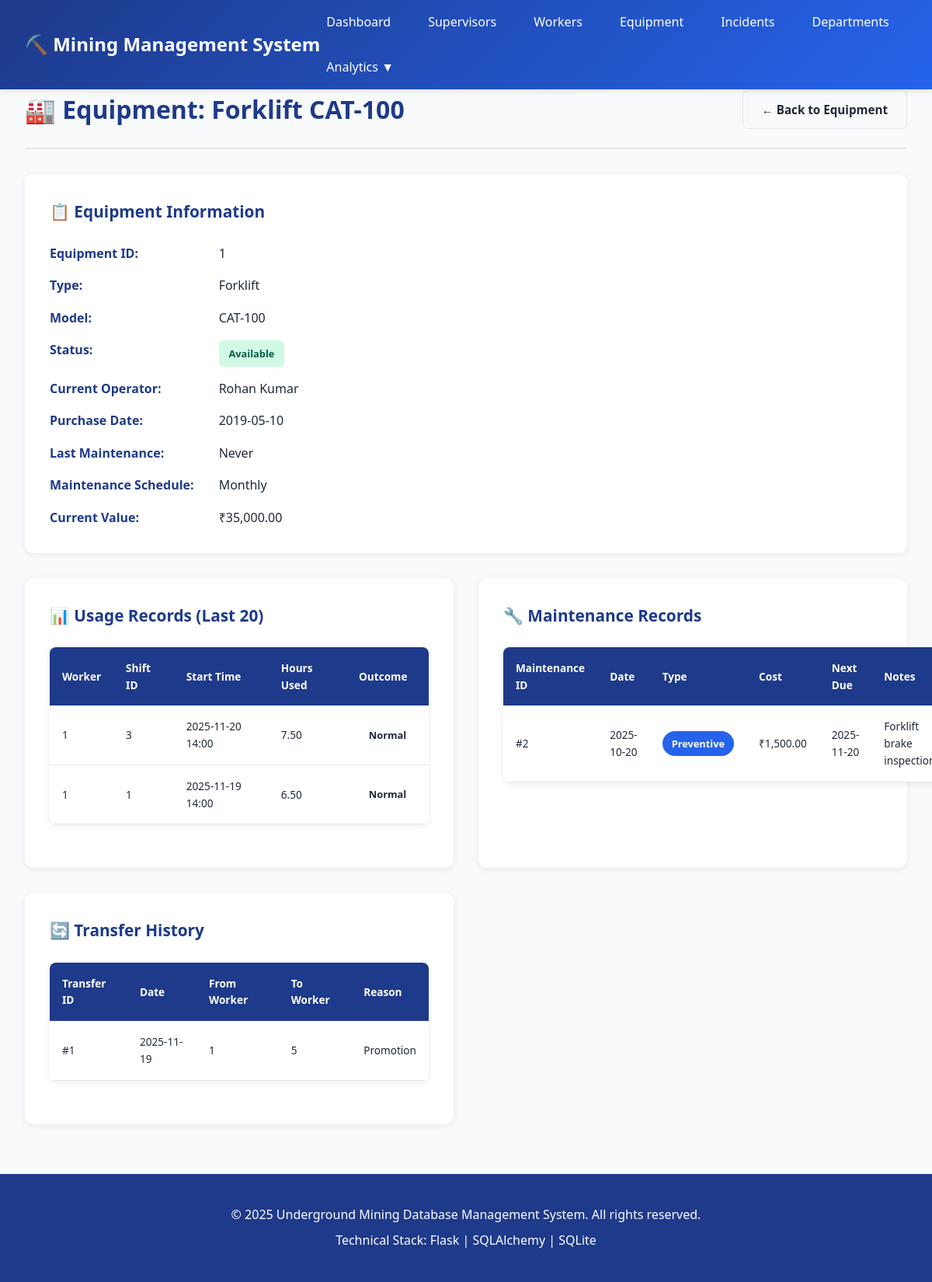
Page /equipment/1 on the committed database.
### app.py (models this page shows)
class Equipment(db.Model):
    __tablename__ = 'Equipment'
    EquipmentID = db.Column(db.Integer, primary_key=True, autoincrement=True)
    Type = db.Column(db.String(30))
    Model = db.Column(db.String(30))
    Status = db.Column(db.String(20), default='Available')
    OperatedBy = db.Column(db.Integer, db.ForeignKey('Worker.WorkerID'))
    PurchaseDate = db.Column(db.Date)
    MaintenanceSchedule = db.Column(db.String(50))
    LastMaintenance = db.Column(db.Date)
    DepreciationValue = db.Column(db.Float)

class Worker(db.Model):
    __tablename__ = 'Worker'
    WorkerID = db.Column(db.Integer, primary_key=True, autoincrement=True)
    Name = db.Column(db.String(50), nullable=False)
    Age = db.Column(db.Integer)
    Role = db.Column(db.String(30))
    Contact = db.Column(db.String(20))
    S_ID = db.Column(db.Integer, db.ForeignKey('Supervisor.SupervisorID'))
    DepartmentID = db.Column(db.Integer, db.ForeignKey('Department.DepartmentID'))
    HireDate = db.Column(db.Date)
    Salary = db.Column(db.Float)
    EmploymentStatus = db.Column(db.String(20), default='Active')

class UsageRecord(db.Model):
    __tablename__ = 'Usage_Record'
    UsageID = db.Column(db.Integer, primary_key=True, autoincrement=True)
    WorkerID = db.Column(db.Integer, db.ForeignKey('Worker.WorkerID'))
    EquipmentID = db.Column(db.Integer, db.ForeignKey('Equipment.EquipmentID'))
    ShiftID = db.Column(db.Integer, db.ForeignKey('Shift.ShiftID'))
    UsageTrack = db.Column(db.String(100))
    StartTime = db.Column(db.DateTime)
    EndTime = db.Column(db.DateTime)
    HoursUsed = db.Column(db.Float)
    Outcome = db.Column(db.String(50), default='Normal')

class MaintenanceRecord(db.Model):
    __tablename__ = 'Maintenance_Record'
    MaintenanceID = db.Column(db.Integer, primary_key=True, autoincrement=True)
    EquipmentID = db.Column(db.Integer, db.ForeignKey('Equipment.EquipmentID'), nullable=False)
    MaintDate = db.Column(db.Date, default=datetime.now)
    PerformedBy = db.Column(db.Integer, db.ForeignKey('Worker.WorkerID'))
    MaintenanceType = db.Column(db.String(50))
    Notes = db.Column(db.String(400))
    Cost = db.Column(db.Float)
    NextDueDate = db.Column(db.Date)

class EquipmentTransfer(db.Model):
    __tablename__ = 'Equipment_Transfer'
    TransferID = db.Column(db.Integer, primary_key=True, autoincrement=True)
    EquipmentID = db.Column(db.Integer, db.ForeignKey('Equipment.EquipmentID'), nullable=False)
    FromWorkerID = db.Column(db.Integer, db.ForeignKey('Worker.WorkerID'))
    ToWorkerID = db.Column(db.Integer, db.ForeignKey('Worker.WorkerID'), nullable=False)
    TransferDate = db.Column(db.Date, default=datetime.now)
    Notes = db.Column(db.String(400))
    TransferReason = db.Column(db.String(50))

### app.py (the view)
@app.route('/equipment/<int:equip_id>')
@handle_errors
def equipment_detail(equip_id):
    equipment = Equipment.query.get_or_404(equip_id)
    operator = Worker.query.get(equipment.OperatedBy) if equipment.OperatedBy else None
    usage_records = UsageRecord.query.filter_by(EquipmentID=equip_id).order_by(desc(UsageRecord.StartTime)).limit(20).all()
    maintenance_records = MaintenanceRecord.query.filter_by(EquipmentID=equip_id).order_by(desc(MaintenanceRecord.MaintDate)).all()
    transfers = EquipmentTransfer.query.filter_by(EquipmentID=equip_id).order_by(desc(EquipmentTransfer.TransferDate)).all()
    return render_template('equipment_detail.html',
                         equipment=equipment,
                         operator=operator,
                         usage_records=usage_records,
                         maintenance_records=maintenance_records,
                         transfers=transfers)

### app.py (called while the page is built)
def handle_errors(f):
    @wraps(f)
    def decorated_function(*args, **kwargs):
        try:
            return f(*args, **kwargs)
        except Exception as e:
            print(f"Error: {str(e)}")
            print(traceback.format_exc())
            flash(f"Error: {str(e)}", "error")
            return redirect(url_for('index'))
    return decorated_function

@app.context_processor
def inject_helpers():
    def get_worker(worker_id):
        return Worker.query.get(worker_id) if worker_id else None
    def get_equipment(equip_id):
        return Equipment.query.get(equip_id) if equip_id else None
    return dict(get_worker=get_worker, get_equipment=get_equipment)

### templates/equipment_detail.html (shortened to what this page needs)
{% extends "base.html" %}
{% block content %}
<div class="page-header">
    <h2>🏭 Equipment: {{ equipment.Type }} {{ equipment.Model }}</h2>
    <a href="{{ url_for('equipment_list') }}" class="btn btn-secondary">← Back to Equipment</a>
</div>
<div class="detail-grid">
    <div class="detail-section">
        <h3>📋 Equipment Information</h3>
        <dl class="detail-list">
            <dt>Equipment ID:</dt>
            <dd>{{ equipment.EquipmentID }}</dd>
            <dt>Type:</dt>
            <dd>{{ equipment.Type }}</dd>
            <dt>Model:</dt>
            <dd>{{ equipment.Model }}</dd>
            <dt>Status:</dt>
            <dd><span class="status-badge status-{{ equipment.Status|lower|replace(' ', '-') }}">{{ equipment.Status }}</span></dd>
            <dt>Current Operator:</dt>
            <dd>{% if operator %}{{ operator.Name }}{% else %}No operator assigned{% endif %}</dd>
            <dt>Purchase Date:</dt>
            <dd>{{ equipment.PurchaseDate.strftime('%Y-%m-%d') if equipment.PurchaseDate else 'N/A' }}</dd>
            <dt>Last Maintenance:</dt>
            <dd>{{ equipment.LastMaintenance.strftime('%Y-%m-%d') if equipment.LastMaintenance else 'Never' }}</dd>
            <dt>Maintenance Schedule:</dt>
            <dd>{{ equipment.MaintenanceSchedule or 'N/A' }}</dd>
            <dt>Current Value:</dt>
            <dd>₹{{ "{:,.2f}".format(equipment.DepreciationValue) if equipment.DepreciationValue else 'N/A' }}</dd>
        </dl>
    </div>
</div>
<div class="detail-grid">
    <div class="detail-section">
        <h3>📊 Usage Records (Last 20)</h3>
        {% if usage_records %}
        <table class="data-table" style="font-size: 0.85em;">
            <thead>
                <tr>
                    <th>Worker</th>
                    <th>Shift ID</th>
                    <th>Start Time</th>
                    <th>Hours Used</th>
                    <th>Outcome</th>
                </tr>
            </thead>
            <tbody>
                {% for usage in usage_records %}
                <tr>
                    <td>{{ usage.WorkerID }}</td>
                    <td>{{ usage.ShiftID }}</td>
                    <td>{{ usage.StartTime.strftime('%Y-%m-%d %H:%M') if usage.StartTime else 'N/A' }}</td>
                    <td>{{ "%.2f"|format(usage.HoursUsed) if usage.HoursUsed else 'N/A' }}</td>
                    <td><span class="status-badge">{{ usage.Outcome }}</span></td>
                </tr>
                {% endfor %}
            </tbody>
        </table>
        {% else %}
        <p class="empty-state">No usage records found</p>
        {% endif %}
    </div>
    <div class="detail-section">
        <h3>🔧 Maintenance Records</h3>
        {% if maintenance_records %}
        <table class="data-table" style="font-size: 0.85em;">
            <thead>
                <tr>
                    <th>Maintenance ID</th>
                    <th>Date</th>
                    <th>Type</th>
                    <th>Cost</th>
                    <th>Next Due</th>
                    <th>Notes</th>
                </tr>
            </thead>
            <tbody>
                {% for maint in maintenance_records %}
                <tr>
                    <td>#{{ maint.MaintenanceID }}</td>
                    <td>{{ maint.MaintDate.strftime('%Y-%m-%d') if maint.MaintDate else 'N/A' }}</td>
                    <td><span class="badge">{{ maint.MaintenanceType }}</span></td>
                    <td>₹{{ "{:,.2f}".format(maint.Cost) if maint.Cost else 'N/A' }}</td>
                    <td>{{ maint.NextDueDate.strftime('%Y-%m-%d') if maint.NextDueDate else 'N/A' }}</td>
                    <td>{{ maint.Notes[:40] if maint.Notes else 'N/A' }}</td>
                </tr>
                {% endfor %}
            </tbody>
        </table>
        {% else %}
        <p class="empty-state">No maintenance records found</p>
        {% endif %}
    </div>
    <div class="detail-section">
        <h3>🔄 Transfer History</h3>
        {% if transfers %}
        <table class="data-table" style="font-size: 0.85em;">
            <thead>
                <tr>
                    <th>Transfer ID</th>
                    <th>Date</th>
                    <th>From Worker</th>
                    <th>To Worker</th>
                    <th>Reason</th>
                </tr>
            </thead>
            <tbody>
                {% for transfer in transfers %}
                <tr>
                    <td>#{{ transfer.TransferID }}</td>
                    <td>{{ transfer.TransferDate.strftime('%Y-%m-%d') if transfer.TransferDate else 'N/A' }}</td>
                    <td>{{ transfer.FromWorkerID or 'N/A' }}</td>
                    <td>{{ transfer.ToWorkerID or 'N/A' }}</td>
                    <td>{{ transfer.TransferReason }}</td>
                </tr>
                {% endfor %}
            </tbody>
        </table>
        {% else %}
        <p class="empty-state">No transfer history</p>
        {% endif %}
    </div>
</div>
{% endblock %}

### static/css/style.css (style rules this page uses)
* { margin: 0; padding: 0; box-sizing: border-box; }
:root { --primary-color: #1e3a8a; --secondary-color: #2563eb; --success-color: #10b981; --warning-color: #f59e0b; --danger-color: #ef4444; --critical-color: #dc2626; --light-bg: #f9fafb; --border-color: #e5e7eb; --text-color: #1f2937; --text-light: #6b7280; }
body { font-family: 'Segoe UI', Tahoma, Geneva, Verdana, sans-serif; background-color: var(--light-bg); color: var(--text-color); line-height: 1.6; }
.btn { padding: 0.75rem 1.5rem; border: none; border-radius: 6px; cursor: pointer; text-decoration: none; font-weight: 600; transition: all 0.3s; display: inline-block; font-size: 0.95rem; }
.btn-secondary { background: var(--light-bg); color: var(--text-color); border: 1px solid var(--border-color); }
.page-header { display: flex; justify-content: space-between; align-items: center; margin-bottom: 2rem; padding-bottom: 1.5rem; border-bottom: 2px solid var(--border-color); }
.page-header h2 { font-size: 2rem; color: var(--primary-color); }
.data-table { width: 100%; border-collapse: collapse; background: white; border-radius: 8px; overflow: hidden; box-shadow: 0 2px 8px rgba(0,0,0,0.08); margin: 1.5rem 0; }
.data-table thead { background: var(--primary-color); color: white; }
.data-table th { padding: 1rem; text-align: left; font-weight: 600; }
.data-table td { padding: 1rem; border-bottom: 1px solid var(--border-color); }
.badge { display: inline-block; padding: 0.35rem 0.75rem; border-radius: 20px; font-size: 0.8rem; font-weight: 600; background: var(--secondary-color); color: white; white-space: nowrap; }
.status-badge { display: inline-block; padding: 0.4rem 0.8rem; border-radius: 6px; font-size: 0.8rem; font-weight: 600; white-space: nowrap; }
.status-available { background: #d1fae5; color: #065f46; }
.detail-grid { display: grid; grid-template-columns: repeat(auto-fit, minmax(400px, 1fr)); gap: 2rem; margin: 2rem 0; }
.detail-section { background: white; padding: 2rem; border-radius: 12px; box-shadow: 0 2px 8px rgba(0,0,0,0.08); }
.detail-section h3 { color: var(--primary-color); margin-bottom: 1.5rem; font-size: 1.3rem; }
.detail-list { display: grid; grid-template-columns: auto 1fr; gap: 1rem 2rem; }
.detail-list dt { font-weight: 600; color: var(--primary-color); }
.detail-list dd { color: var(--text-color); }

### rows in the picture
Equipment: Type "Forklift", Model "CAT-100", EquipmentID "1", Status "Available", PurchaseDate "2019-05-10", LastMaintenance "Never", MaintenanceSchedule "Monthly", DepreciationValue "35,000.00"
Worker: Name "Rohan Kumar"
UsageRecord: WorkerID "1", ShiftID "3", StartTime "2025-11-20 14:00", HoursUsed "7.50", Outcome "Normal"
UsageRecord: WorkerID "1", ShiftID "1", StartTime "2025-11-19 14:00", HoursUsed "6.50", Outcome "Normal"
MaintenanceRecord: MaintenanceID "2", MaintDate "2025-10-20", MaintenanceType "Preventive", Cost "1,500.00", NextDueDate "2025-11-20", Notes "Forklift brake…"
